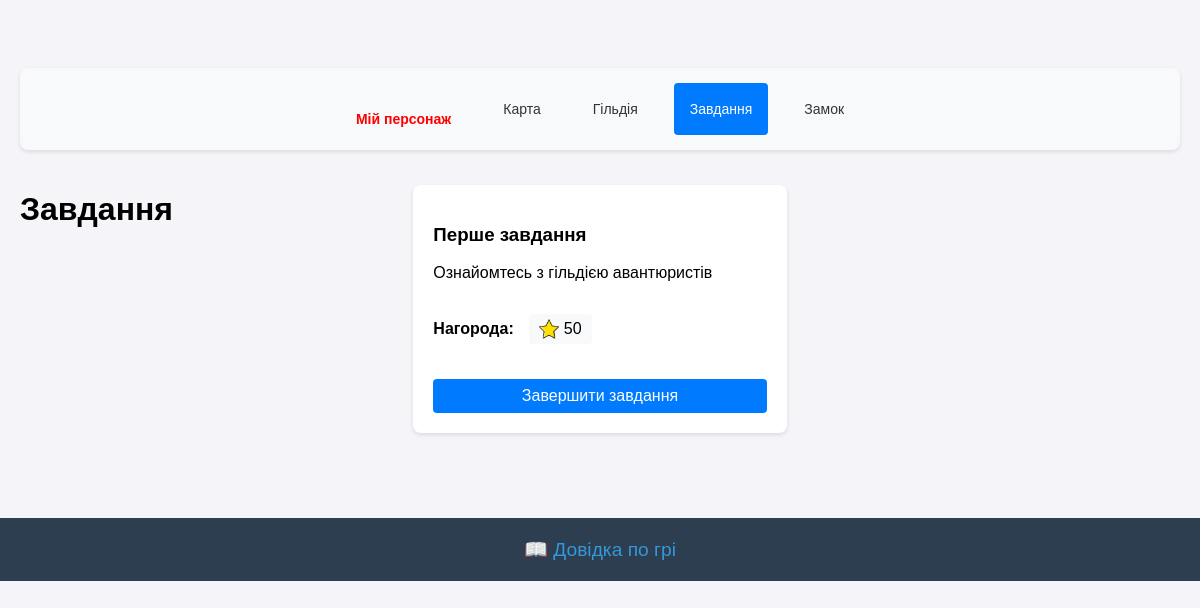
Page /char_tasks (signed in) on the committed database.
### backend/models.py (models this page shows)
class UserTask(Base):
    __tablename__ = "user_tasks"
    id = Column(Integer, primary_key=True, index=True)
    user_id = Column(Integer, ForeignKey("users.id"))
    task_id = Column(Integer, ForeignKey("tasks.id"))
    is_completed = Column(Boolean, default=False)
    user = relationship("User", back_populates="user_tasks")
    task = relationship("Task", back_populates="user_tasks")

class Task(Base):
    __tablename__ = "tasks"
    id = Column(Integer, primary_key=True, index=True)
    scenario_id = Column(Integer, ForeignKey("quest_scenarios.id"))
    title = Column(String)
    description = Column(String)
    level_required = Column(Integer, default=1)
    order_in_scenario = Column(Integer, default=0)
    reward_gold = Column(Integer, default=0)
    reward_wood = Column(Integer, default=0)
    reward_stone = Column(Integer, default=0)
    reward_exp = Column(Integer, default=0)
    user_tasks = relationship("UserTask", back_populates="task")
    scenario = relationship("QuestScenario", back_populates="tasks")

### backend/routers/char_tasks.py (the view)
    @router.get("/char_tasks")
    async def get_tasks(
        request: Request,
        db: Session = Depends(database.get_db),
        current_user: models.User = Depends(database.get_current_user),
    ):
        if not current_user:
            return RedirectResponse(url="/login")
        user_tasks = TaskHelper.get_available_tasks_for_user(db, current_user)
        has_visited_guild = request.cookies.get("visited_guild", "false") == "true"
        return templates.TemplateResponse(
            "char_tasks.html",
            {
                "request": request,
                "user": current_user,
                "user_tasks": user_tasks,
                "has_visited_guild": has_visited_guild,
            },
        )

### backend/database.py (called while the page is built)
def get_db() -> Generator[Any, Any, Any]:
    db = SessionLocal()
    try:
        init_test_data(db)  # Ініціалізуємо тестові дані
        init_test_admin(db)  # Створюємо адміністратора
        yield db
    finally:
        db.close()

def get_current_user(request: Request, db: Session = Depends(get_db)):
    username = request.cookies.get("username")
    if username:
        return db.query(models.User).filter(models.User.username == username).first()
    return None

### backend/init_test_data.py (called while the page is built, shortened)
def init_test_data(db: Session):
    scenario = (
        db.query(models.QuestScenario).filter(models.QuestScenario.id == 1).first()
    )

def init_test_admin(db: Session):
    admin = db.query(models.User).filter(models.User.id == 1).first()

### backend/routers/char_tasks.py (called while the page is built, shortened)
    @staticmethod
    def get_available_tasks_for_user(db: Session, user: models.User):
        tasks = (
            db.query(models.UserTask)
            .join(models.Task)
            .filter(
                models.UserTask.user_id == user.id,
                models.Task.level_required <= user.level,
            )
            .all()
        )
        return tasks

### frontend/templates/char_tasks.html (shortened to what this page needs)
{% extends 'base.html' %}
{% block body %}
<div class="navigation-panel">
    <a href="/player" class="nav-link">Мій персонаж</a>
    <a href="/map" class="nav-link">Карта</a>
    <a href="/guild" class="nav-link">Гільдія</a>
    <a href="/char_tasks" class="nav-link active">Завдання</a>
    <a href="/castle" class="nav-link">Замок</a>
</div>
<div class="tasks-container">
    <h1>Завдання</h1>
    {% for user_task in user_tasks %}
    <div class="task-card {% if user_task.is_completed %}completed{% endif %}">
        <h3>{{ user_task.task.title }}</h3>
        <p>{{ user_task.task.description }}</p>
        <div class="task-rewards">
            <h4>Нагорода:</h4>
            {% if user_task.task.reward_exp > 0 %}
            <span class="reward">
                <img src="../static/images/exp-icon.png" alt="Experience">
                {{ user_task.task.reward_exp }}
            </span>
            {% endif %}
        </div>
        {% if not user_task.is_completed %}
            {% if user_task.task.id == 1 %}
                {% if not has_visited_guild %}
                <form action="/complete-task/{{ user_task.task.id }}" method="POST">
                    <button type="submit" class="complete-btn">Завершити завдання</button>
                </form>
                {% else %}
                <div class="task-hint">
                    Щоб виконати це завдання, відвідайте <a href="/guild">гільдію авантюристів</a>
                </div>
                {% endif %}
            {% else %}
            <form action="/complete-task/{{ user_task.task.id }}" method="POST">
                <button type="submit" class="complete-btn">Завершити завдання</button>
            </form>
            {% endif %}
        {% else %}
            <span class="completed-badge">Завершено</span>
        {% endif %}
    </div>
    {% endfor %}
</div>
{% endblock %}

### frontend/static/css/styles.css (style rules this page uses)
body { font-family: Arial, sans-serif; background-color: #f4f4f9; min-height: 100vh; margin: 0; display: flex; flex-direction: column; }
button { width: 100%; padding: 10px; font-size: 16px; border: none; border-radius: 4px; cursor: pointer; transition: background-color 0.3s ease; }
a[href="/player"] { display: inline-block; margin-top: 20px; color: #ff0000; text-decoration: none; font-weight: bold; }
button { padding: 8px 16px; background-color: #4CAF50; color: white; border: none; border-radius: 4px; cursor: pointer; }
button[type="submit"] { margin-top: 10px; }
.tasks-container { display: grid; grid-template-columns: repeat(auto-fill, minmax(300px, 1fr)); gap: 20px; }
.task-card { background: white; border-radius: 8px; padding: 20px; box-shadow: 0 2px 4px rgba(0,0,0,0.1); position: relative; }
.task-rewards { display: flex; gap: 10px; align-items: center; margin: 15px 0; }
.reward { display: flex; align-items: center; gap: 5px; background: #f8f9fa; padding: 5px 10px; border-radius: 4px; }
.reward img { width: 20px; height: 20px; }

### frontend/static/css/navigation.css (style rules this page uses)
.nav-link { color: #000000; text-decoration: none; display: flex; align-items: center; gap: 4px; padding: 4px 8px; border-radius: 4px; transition: background-color 0.3s; font-weight: 500; font-size: 14px; }

### frontend/templates/char_tasks.html (style rules this page uses)
.navigation-panel { display: flex; justify-content: center; gap: 20px; padding: 15px; background: #f8f9fa; margin-bottom: 20px; border-radius: 8px; box-shadow: 0 2px 4px rgba(0,0,0,0.1); }
.nav-link { padding: 8px 16px; color: #333; text-decoration: none; border-radius: 4px; transition: all 0.3s ease; }
.nav-link:hover, .nav-link.active { background: #e9ecef; color: #007bff; }
.nav-link.active { background: #007bff; color: white; }
.task-card { background: white; padding: 20px; margin: 15px 0; border-radius: 8px; box-shadow: 0 2px 4px rgba(0,0,0,0.1); }
.task-rewards { display: flex; gap: 15px; align-items: center; margin: 10px 0; }
.reward { display: flex; align-items: center; gap: 5px; }
.reward img { width: 20px; height: 20px; }
.complete-btn { background: #007bff; color: white; border: none; padding: 8px 16px; border-radius: 4px; cursor: pointer; }

### rows in the picture
UserTask: task "Перше завдання", task.description "Ознайомтесь з гільдією авантюристів", task.reward_exp "50"
